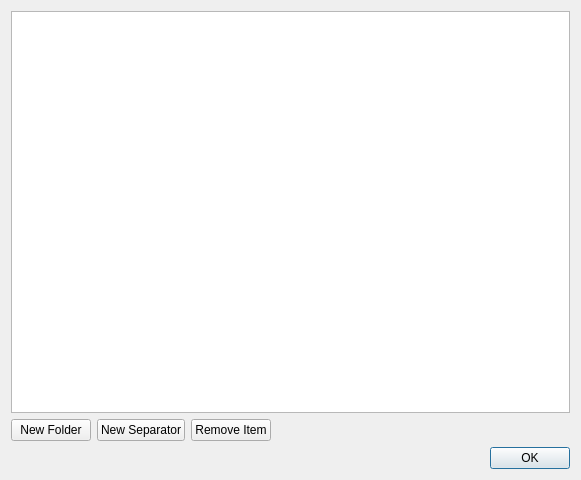
<ui version="4.0" >
 <class>organizeBookmarksDialog</class>
 <widget class="QDialog" name="organizeBookmarksDialog" >
  <property name="geometry" >
   <rect>
    <x>0</x>
    <y>0</y>
    <width>581</width>
    <height>480</height>
   </rect>
  </property>
  <property name="windowTitle" >
   <string>Organize Bookmarks</string>
  </property>
  <layout class="QVBoxLayout" >
   <item>
    <widget class="QTreeView" name="treeView" />
   </item>
   <item>
    <layout class="QHBoxLayout" >
     <item>
      <widget class="QPushButton" name="newFolderButton" >
       <property name="text" >
        <string>New Folder</string>
       </property>
      </widget>
     </item>
     <item>
      <widget class="QPushButton" name="newSeparatorButton" >
       <property name="text" >
        <string>New Separator</string>
       </property>
      </widget>
     </item>
     <item>
      <widget class="QPushButton" name="removeItemButton" >
       <property name="text" >
        <string>Remove Item</string>
       </property>
      </widget>
     </item>
     <item>
      <spacer>
       <property name="orientation" >
        <enum>Qt::Horizontal</enum>
       </property>
       <property name="sizeHint" >
        <size>
         <width>291</width>
         <height>20</height>
        </size>
       </property>
      </spacer>
     </item>
    </layout>
   </item>
   <item>
    <widget class="QDialogButtonBox" name="buttonBox" >
     <property name="standardButtons" >
      <set>QDialogButtonBox::Ok</set>
     </property>
    </widget>
   </item>
  </layout>
 </widget>
 <resources/>
 <connections>
  <connection>
   <sender>buttonBox</sender>
   <signal>accepted()</signal>
   <receiver>organizeBookmarksDialog</receiver>
   <slot>accept()</slot>
   <hints>
    <hint type="sourcelabel" >
     <x>407</x>
     <y>471</y>
    </hint>
    <hint type="destinationlabel" >
     <x>8</x>
     <y>445</y>
    </hint>
   </hints>
  </connection>
 </connections>
</ui>
